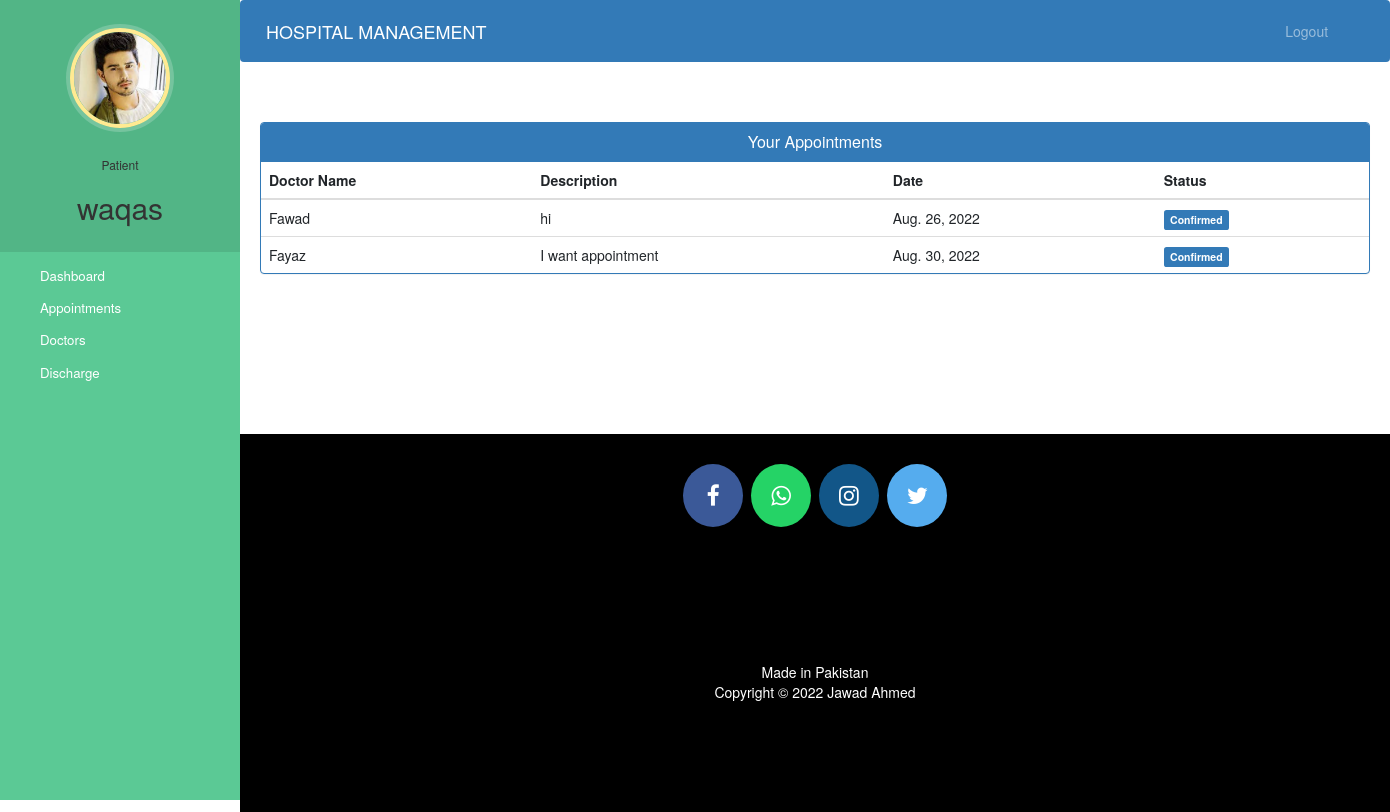
Page /patient-view-appointment (signed in) on the committed database.
### hospital/models.py (models this page shows, shortened)
class Patient(models.Model):
    user=models.OneToOneField(User,on_delete=models.CASCADE)
    profile_pic= models.ImageField(upload_to='profile_pic/PatientProfilePic/',null=True,blank=True)
    address = models.CharField(max_length=40)
    mobile = models.CharField(max_length=20,null=False)
    symptoms = models.CharField(max_length=100,null=False)
    assignedDoctorId = models.PositiveIntegerField(null=True)
    admitDate=models.DateField(auto_now=True)
    status=models.BooleanField(default=False)

class Appointment(models.Model):
    patientId=models.PositiveIntegerField(null=True)
    doctorId=models.PositiveIntegerField(null=True)
    patientName=models.CharField(max_length=40,null=True)
    doctorName=models.CharField(max_length=40,null=True)
    appointmentDate=models.DateField(auto_now=True)
    description=models.TextField(max_length=500)
    status=models.BooleanField(default=False)

### hospital/views.py (the view)
# urls.py: path('patient-view-appointment', views.patient_view_appointment_view,
@login_required(login_url='patientlogin')
@user_passes_test(is_patient)
def patient_view_appointment_view(request):
    patient = models.Patient.objects.get(user_id=request.user.id)
    appointments = models.Appointment.objects.all().filter(patientId=request.user.id)
    return render(request, 'hospital/patient_view_appointment.html', {'appointments': appointments, 'patient': patient})

### hospital/views.py (called while the page is built)
def is_patient(user):
    return user.groups.filter(name='PATIENT').exists()

### hospital/templates/hospital/patient_view_appointment.html (shortened to what this page needs)
{% extends 'hospital/patient_base.html' %}
{% block content %}
<head>
    <link href="//netdna.bootstrapcdn.com/bootstrap/3.0.0/css/bootstrap.min.css" rel="stylesheet" id="bootstrap-css">
</head>
<div class="container">
    <div class="panel panel-primary">
        <div class="panel-heading">
            <h6 class="panel-title">Your Appointments</h6>
        </div>
        <table class="table table-hover" id="dev-table">
            <thead>
                <tr>
                    <th>Doctor Name</th>
                    <th>Description</th>
                    <th>Date</th>
                    <th>Status</th>
                </tr>
            </thead>
            {% for a in appointments %}
            <tr>
                <td> {{a.doctorName}}</td>
                <td>{{a.description}}</td>
                <td>{{a.appointmentDate}}</td>
                {%if a.status%}
                <td> <span class="label label-primary">Confirmed</span></td>
                {% else %}
                <td> <span class="label label-success">Pending</span></td>
                {% endif %}
            </tr>
            {% endfor %}
        </table>
    </div>
</div>
{% endblock content %}

### hospital/templates/hospital/patient_base.html (shortened to what this page needs)
<!DOCTYPE html>
{% load static %}
<html lang="en">
<head>
    <link rel="stylesheet" href="https://stackpath.bootstrapcdn.com/bootstrap/4.3.1/css/bootstrap.min.css">
    <link rel="stylesheet" href="https://maxcdn.bootstrapcdn.com/font-awesome/4.7.0/css/font-awesome.min.css">
</head>
<body>
    <nav class="menu" tabindex="0">
        <header class="avatar">
            <img src="{% static patient.profile_pic.url %}" alt="Profile Pic" />
            <br><br>
            <h6>Patient</h6>
            <h2>{{request.user.first_name}}</h2>
        </header>
        <ul>
            <li tabindex="0" class="icon-dashboard"> <a style="color:white; text-decoration:none;"
                    href="/patient-dashboard"><span>Dashboard</span></a> </li>
            <li tabindex="0" class="icon-calendar"> <a style="color:white; text-decoration:none;"
                    href="/patient-appointment"><span>Appointments</span></a></li>
            <li tabindex="0" class="icon-users"> <a style="color:white; text-decoration:none;"
                    href="/patient-view-doctor"><span>Doctors</span></a></li>
            <li tabindex="0" class="icon-users"> <a style="color:white; text-decoration:none;"
                    href="/patient-discharge"><span>Discharge</span></a></li>
        </ul>
    </nav>
    <main>
        <div class="bs-example">
            <nav class="navbar navbar-expand-md  navbar-dark fixed-top" style="background:#337AB7;">
                <a href="/patient-dashboard" class="navbar-brand">HOSPITAL MANAGEMENT</a>
                <div class="collapse navbar-collapse justify-content-between" id="navbarCollapse">
                    <div class="navbar-nav" style=" margin-left: 90%;">
                        <a href="/logout" class="nav-item nav-link">Logout</a>
                    </div>
                </div>
            </nav>
        </div>
        <br><br>
        {% block content %}
        {% endblock content %}
        <br><br><br><br><br><br><br>
        <footer>
            <p>
                <a id="ftr" href="https://facebook.com/sumit.luv/" class="fa fa-facebook"></a>
                <a id="ftr"
                    href="https://api.whatsapp.com/send?phone=919572181024&text=Hello%20Sumit.%0d%0aHow%20are%20you%20%3f%0d%0aI%20came%20from%20your%20website.&source=&data=#"
                    class="fa fa-whatsapp"></a>
                <a id="ftr" href="https://instagram.com/sumit.luv" class="fa fa-instagram"></a>
                <a id="ftr" href="https://twitter.com/sumitkumar1503" class="fa fa-twitter"></a>
            </p>
            <br>
            <div class="container">
                <div class="row">
                    <div class="col-md-12 col-sm-12">
                        <div style="color:#ffffff;" class="wow fadeInUp footer-copyright">
                            <p>Made in Pakistan <br>
                                Copyright &copy; 2022 Jawad Ahmed </p>
                        </div>
                    </div>
                </div>
            </div>
        </footer>
    </main>
</body>
</html>

### hospital/templates/hospital/patient_base.html (style rules this page uses)
a:link { text-decoration: none; }
a { color: white; }
footer { padding: 0px 0px 0px 0px; background-color: black; margin: 0px; }
#ftr { padding: 20px; }
.fa { font-size: 23px; width: 60px; text-align: center; text-decoration: none; margin: 5px 2px; border-radius: 50%; }
.fa-facebook { background: #3B5998; color: white; margin-top: 30px; }
.fa-whatsapp { background: #25d366; color: white; }
.fa-twitter { background: #55ACEE; color: white; }
.fa-instagram { background: #125688; color: white; }
p { text-align: center; }
body { padding-left: 240px; }
main { position: relative; height: 100vh; }
.menu { background: #5bc995; height: 100vh; width: 240px; position: fixed; top: 0px; left: 0; z-index: 5; outline: none; }
.menu .avatar { background: rgba(0, 0, 0, 0.1); padding: 2em 0.5em; text-align: center; }
.menu .avatar img { width: 100px; border-radius: 50%; overflow: hidden; border: 4px solid #ffea92; box-shadow: 0 0 0 4px rgba(255, 255, 255, 0.2); }
.menu .avatar h2 { font-weight: normal; margin-bottom: 0; }
.menu ul { list-style: none; padding: 0.5em 0; margin: 0; }
.menu ul li { padding: 0.5em 1em 0.5em 3em; font-size: 0.95em; font-weight: regular; background-repeat: no-repeat; background-position: left 15px center; background-size: auto 20px; transition: all 0.15s linear; cursor: pointer; }
.menu ul li.icon-dashboard { background-image: url("http://www.entypo.com/images//gauge.svg"); }
.menu ul li.icon-users { background-image: url("http://www.entypo.com/images//users.svg"); }
.menu ul li.icon-calendar { background-image: url("http://www.entypo.com/images//calendar.svg"); }

### hospital/templates/hospital/patient_view_appointment.html (style rules this page uses)
a:link { text-decoration: none; }
h6 { text-align: center; }
.row { margin: 100px; }

### rows in the picture
Patient: profile_pic (picture)
Appointment: doctorName "Fawad", description "hi", appointmentDate "Aug. 26, 2022", status "Confirmed"
Appointment: doctorName "Fayaz", description "I want appointment", appointmentDate "Aug. 30, 2022", status "Confirmed"

### other values in the picture
{{ request.user.first_name }} "waqas"
